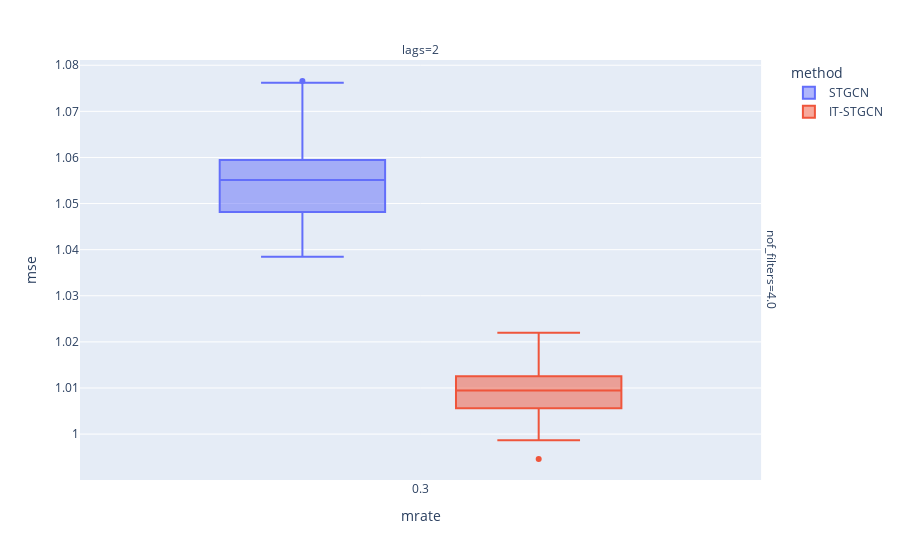

The notebook cell saved with this chart:
### Code cell
data.query("method !='GNAR' and mrate==0.3 and inter_method=='cubic' and nof_filters==4 and lags==2").plot.box(backend='plotly',x='mrate',color='method',y='mse',facet_col='lags',facet_row='nof_filters',height=400)

### Figure 1 — Plotly figure (JSON) as saved in the notebook; plotly's stock layout.template omitted (floating-point values rounded to 4 significant figures)
{"data": [{"alignmentgroup": "True", "hovertemplate": "method=STGCN<br>nof_filters=4.0<br>lags=2<br>mrate=%{x}<br>mse=%{y}<extra></extra>", "legendgroup": "STGCN", "marker": {"color": "#636efa"}, "name": "STGCN", "notched": false, "offsetgroup": "STGCN", "orientation": "v", "showlegend": true, "type": "box", "x": [0.3, 0.3, 0.3, 0.3, 0.3, 0.3, 0.3, 0.3, 0.3, 0.3, 0.3, 0.3, 0.3, 0.3, 0.3, 0.3, 0.3, 0.3, 0.3, 0.3, 0.3, 0.3, 0.3, 0.3, 0.3, 0.3, 0.3, 0.3, 0.3, 0.3], "x0": " ", "xaxis": "x", "y": [1.076, 1.053, 1.058, 1.048, 1.053, 1.064, 1.054, 1.042, 1.059, 1.056, 1.063, 1.048, 1.059, 1.038, 1.051, 1.077, 1.059, 1.068, 1.054, 1.045, 1.048, 1.052, 1.063, 1.056, 1.041, 1.053, 1.058, 1.061, 1.056, 1.044], "y0": " ", "yaxis": "y"}, {"alignmentgroup": "True", "hovertemplate": "method=IT-STGCN<br>nof_filters=4.0<br>lags=2<br>mrate=%{x}<br>mse=%{y}<extra></extra>", "legendgroup": "IT-STGCN", "marker": {"color": "#EF553B"}, "name": "IT-STGCN", "notched": false, "offsetgroup": "IT-STGCN", "orientation": "v", "showlegend": true, "type": "box", "x": [0.3, 0.3, 0.3, 0.3, 0.3, 0.3, 0.3, 0.3, 0.3, 0.3, 0.3, 0.3, 0.3, 0.3, 0.3, 0.3, 0.3, 0.3, 0.3, 0.3, 0.3, 0.3, 0.3, 0.3, 0.3, 0.3, 0.3, 0.3, 0.3, 0.3], "x0": " ", "xaxis": "x", "y": [1.014, 1.013, 1.009, 1.006, 1.01, 1.005, 1.013, 1.008, 1.001, 0.9998, 1.004, 1.013, 1.005, 1.009, 1.01, 1.022, 0.9946, 1.012, 1.006, 1.01, 1.018, 0.9987, 1.01, 1.013, 1.018, 1.009, 1.009, 1.007, 1.011, 1.006], "y0": " ", "yaxis": "y"}], "layout": {"annotations": [{"font": {}, "showarrow": false, "text": "lags=2", "x": 0.49, "xanchor": "center", "xref": "paper", "y": 1, "yanchor": "bottom", "yref": "paper"}, {"font": {}, "showarrow": false, "text": "nof_filters=4.0", "textangle": 90, "x": 0.98, "xanchor": "left", "xref": "paper", "y": 0.5, "yanchor": "middle", "yref": "paper"}], "autosize": true, "boxmode": "group", "legend": {"title": {"text": "method"}, "tracegroupgap": 0}, "margin": {"t": 60}, "xaxis": {"anchor": "y", "autorange": true, "domain": [0, 0.98], "range": [-0.204, 0.804], "title": {"text": "mrate"}, "type": "linear"}, "yaxis": {"anchor": "x", "autorange": true, "domain": [0, 1], "range": [0.99, 1.081], "title": {"text": "mse"}, "type": "linear"}}}
